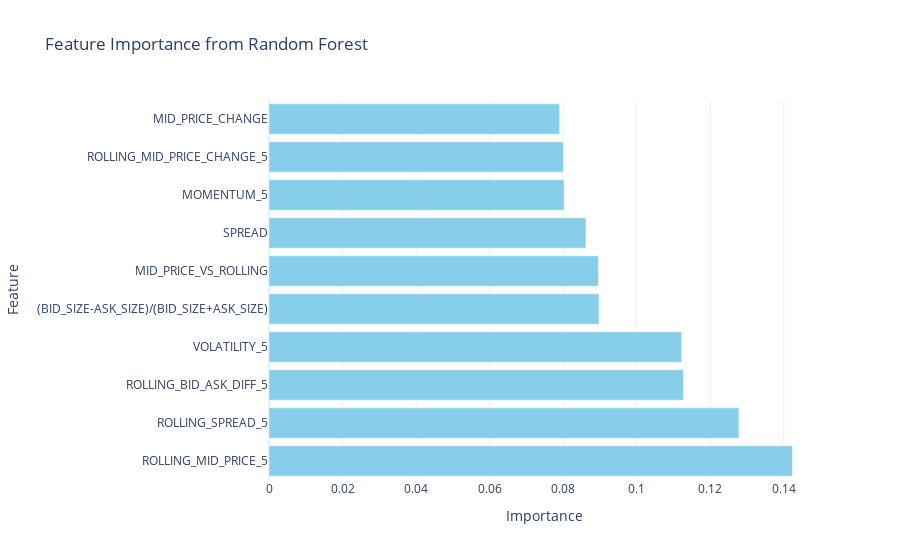

Notebook source saved alongside this figure:
### Code cell
#Run Random Forest
rf_model, Y_pred, feature_importance_df, best_params_df = build_random_forest(exchange_1, exchange_1_test)
print(classification_report(exchange_1_test['TARGET_SIGNAL'], Y_pred))

# Display Tables
print(best_params_df)
print(feature_importance_df)

# Display Graph
fig = go.Figure()
fig.add_trace(go.Bar(
    x=feature_importance_df['Importance'],
    y=feature_importance_df['Feature'],
    orientation='h',
    marker=dict(color='skyblue')
))
fig.update_layout(
    title="Feature Importance from Random Forest",
    xaxis_title="Importance",
    yaxis_title="Feature",
    template='plotly_white'
)
fig.show()

### Figure 1 — Plotly figure (JSON) as saved in the notebook; plotly's stock layout.template omitted (floating-point values rounded to 4 significant figures)
{"data": [{"marker": {"color": "skyblue"}, "orientation": "h", "type": "bar", "x": [0.1423, 0.1278, 0.1127, 0.1122, 0.08974, 0.08958, 0.0862, 0.08026, 0.0801, 0.07902], "y": ["ROLLING_MID_PRICE_5", "ROLLING_SPREAD_5", "ROLLING_BID_ASK_DIFF_5", "VOLATILITY_5", "(BID_SIZE-ASK_SIZE)/(BID_SIZE+ASK_SIZE)", "MID_PRICE_VS_ROLLING", "SPREAD", "MOMENTUM_5", "ROLLING_MID_PRICE_CHANGE_5", "MID_PRICE_CHANGE"]}], "layout": {"title": {"text": "Feature Importance from Random Forest"}, "xaxis": {"title": {"text": "Importance"}}, "yaxis": {"title": {"text": "Feature"}}}}
